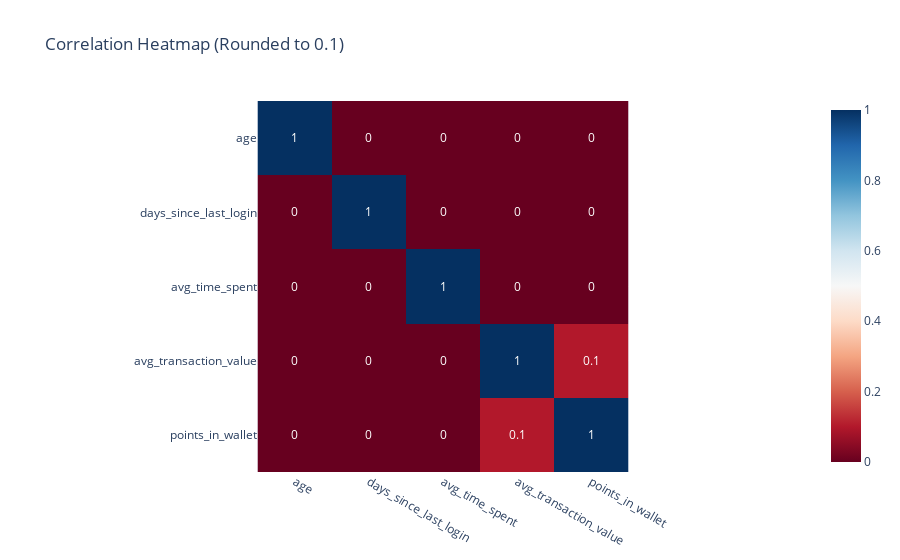

The cell this chart's notebook holds for it:
### Code cell
import pandas as pd
import plotly.express as px

# Select relevant columns
cols = ['age', 'days_since_last_login', 'avg_time_spent',
        'avg_transaction_value', 'points_in_wallet',]

# Calculate and round correlation
correlation = df[cols].corr().round(1)

# Plot heatmap
fig = px.imshow(correlation,
                text_auto=True,
                color_continuous_scale='RdBu',
                title='Correlation Heatmap (Rounded to 0.1)')

fig.show()

### Figure 1 — Plotly figure (JSON) as saved in the notebook; plotly's stock layout.template omitted (floating-point values rounded to 4 significant figures)
{"data": [{"coloraxis": "coloraxis", "hovertemplate": "x: %{x}<br>y: %{y}<br>color: %{z}<extra></extra>", "name": "0", "texttemplate": "%{z}", "type": "heatmap", "x": ["age", "days_since_last_login", "avg_time_spent", "avg_transaction_value", "points_in_wallet"], "xaxis": "x", "y": ["age", "days_since_last_login", "avg_time_spent", "avg_transaction_value", "points_in_wallet"], "yaxis": "y", "z": [[1, 0, 0, 0, 0], [0, 1, 0, 0, 0], [0, 0, 1, 0, 0], [0, 0, 0, 1, 0.1], [0, 0, 0, 0.1, 1]]}], "layout": {"coloraxis": {"colorscale": [[0, "rgb(103,0,31)"], [0.1, "rgb(178,24,43)"], [0.2, "rgb(214,96,77)"], [0.3, "rgb(244,165,130)"], [0.4, "rgb(253,219,199)"], [0.5, "rgb(247,247,247)"], [0.6, "rgb(209,229,240)"], [0.7, "rgb(146,197,222)"], [0.8, "rgb(67,147,195)"], [0.9, "rgb(33,102,172)"], [1, "rgb(5,48,97)"]]}, "title": {"text": "Correlation Heatmap (Rounded to 0.1)"}, "xaxis": {"anchor": "y", "constrain": "domain", "domain": [0, 1], "scaleanchor": "y"}, "yaxis": {"anchor": "x", "autorange": "reversed", "constrain": "domain", "domain": [0, 1]}}}
